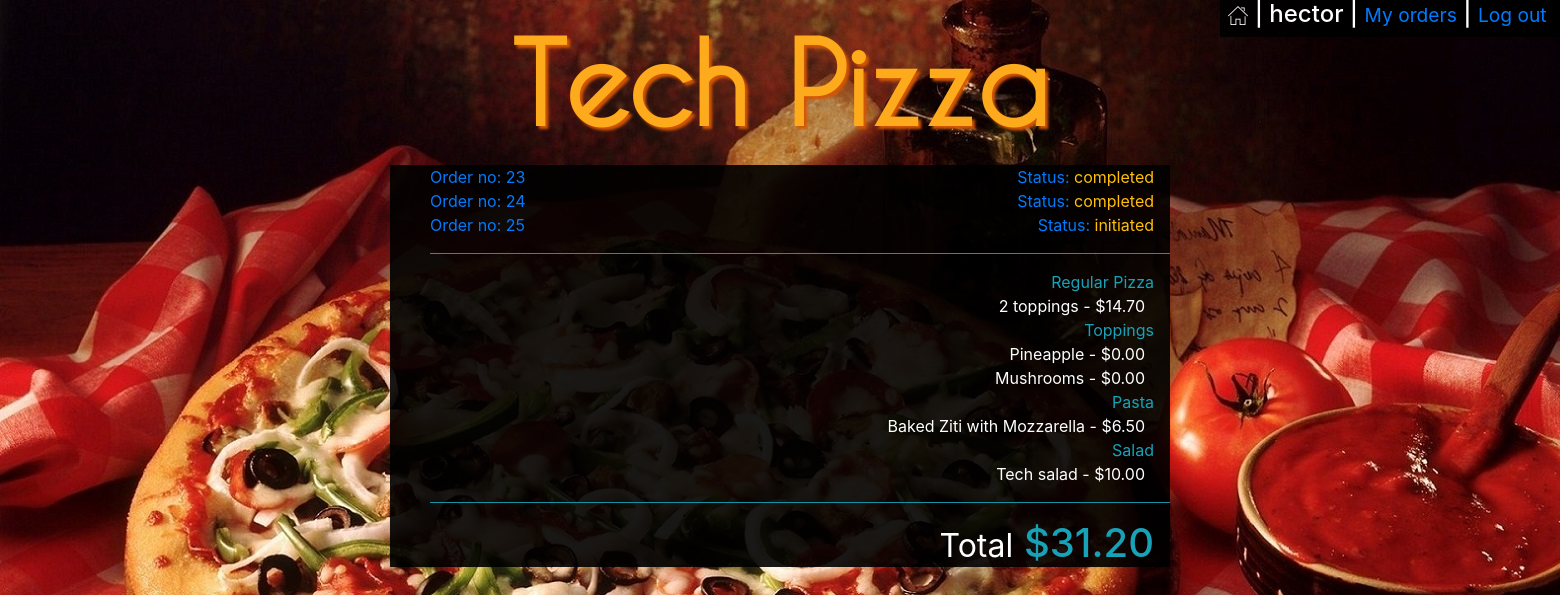
The page /my_orders/23 (signed in) on the database its author committed.
### orders/models.py (models this page shows, shortened)
class User_order(models.Model):
    user=models.ForeignKey(User,on_delete=models.CASCADE)
    order_number=models.IntegerField()
    topping_allowance=models.IntegerField(default=0)
    status=models.CharField(max_length=64,default='initiated')

class Order2(models.Model):
    user=models.ForeignKey(User,on_delete=models.CASCADE)
    number=models.IntegerField()
    category=models.CharField(max_length=64,null=True)
    name=models.CharField(max_length=64)
    price=models.DecimalField(max_digits=4,decimal_places=2)
    def __str__(self):
        return f"{self.name} - ${self.price} "

### orders/views.py (the view)
# urls.py: path("my_orders/<str:order_number>", views.my_orders, name="my_orders"),
def my_orders(request,order_number):
    context = {
        "Checkout":Order2.objects.filter(user=request.user,number=order_number),
        "Checkout_category":Order2.objects.filter(user=request.user,number=order_number).values_list('category').distinct(),
        "Total":list(Order2.objects.filter(user=request.user,number=order_number).aggregate(Sum('price')).values())[0],
        "user":request.user,
        "Category": Category.objects.all(),
        "Order_number":order_number,
        "All_orders":User_order.objects.filter(user=request.user),
        "Status":User_order.objects.get(user=request.user,order_number=order_number).status
    }
    return render(request,"my_orders.html",context)

### orders/templates/my_orders.html (shortened to what this page needs)
<!DOCTYPE html>
<html style="height:100%">
<head>
    {% load static %}
    <link rel="stylesheet" type="text/css" href="{% static 'styles.css' %}">
    <link rel="stylesheet" href="https://maxcdn.bootstrapcdn.com/bootstrap/4.1.3/css/bootstrap.min.css">
</head>
<body style="height:100%">
    {% if Category %}
    <div id='username'>
        <h4 class='px-2' ><a href="{% url 'index' %}"><img src="{% static 'home.png' %}"></a> |
            {{user.username}} |
            {% if not user.is_superuser %}
            <small><a href="{% url 'my_orders' Order_number %}">My orders</a></small> |
            {% endif %}
            <small><a href="{% url 'logout' %}"> Log out&nbsp;</a></small>
        </h4>
    </div>
    {% endif %}
    <p id='logo' class='text-center m-0 font-weight-bold'><a href="{% url 'index' %}">Tech Pizza</a></p>
    <div id='my_orders_container' class='w-50 mx-auto'>
        <div class=' text-left pr-3'>
            <ul >
                {% for number in All_orders%}
                <a href="{% url 'my_orders' number.order_number %}"><li ><span>Order no: {{number.order_number}}</span><span class='float-right'>Status: <span class='text-warning'>{{number.status}}</span></span></li></a>
                {% endfor %}
            </ul>
        </div>
        <ul>
            <hr class='bg-info'>
            {% for check_cat in Checkout_category %}
                <li class='text-info text-right pr-3'>{{check_cat|cut:"("|cut:")"|cut:","|cut:"'"}}</li>
                {% for row in Checkout %}
                {% if row.category == check_cat|cut:"("|cut:")"|cut:","|cut:"'"  %}
                <li class='pr-3 text-right'>{{row}}&nbsp;</li>
                {% endif %}
                {% endfor %}
            {% endfor %}
            <hr class='bg-info'>
            <li class='text-info text-right pr-3 '><h1><small class='text-white'>Total</small> ${{Total|floatformat:2}}</h1></li>
        </ul>
    </div>
</body>
</html>

### orders/static/styles.css (style rules this page uses)
#logo { padding:0px; font-family: webLogo ; font-size: 110px; text-shadow: 3px 3px 3px rgb(211, 87, 5); }
#logo a:link, #place_order:link, #confirm_order:link { color:rgb(253, 170, 28); }
#center_box,#username { background-color: rgba(0, 0, 0, 0.9); color: white; }
#username { position: absolute; right: 0; }
li { list-style-type: none; }
#my_orders_container { background-color: rgba(0, 0, 0, 0.9); color: white; }

### rows shown on the page
User_order: order_number "23", status "completed"
User_order: order_number "24", status "completed"
User_order: order_number "25", status "initiated"
Order2: name+price "2 toppings - $14.70"
Order2: name+price "Pineapple - $0.00"
Order2: name+price "Mushrooms - $0.00"
Order2: name+price "Baked Ziti with Mozzarella - $6.50"
Order2: name+price "Tech salad - $10.00"

### other values the page prints
{{ user.username }} "hector"
{{ check_cat|cut:"("|cut:")"|cut:","|cut:"'" }} "Regular Pizza" "Toppings" "Pasta" "Salad"
{{ Total|floatformat:2 }} "31.20"
